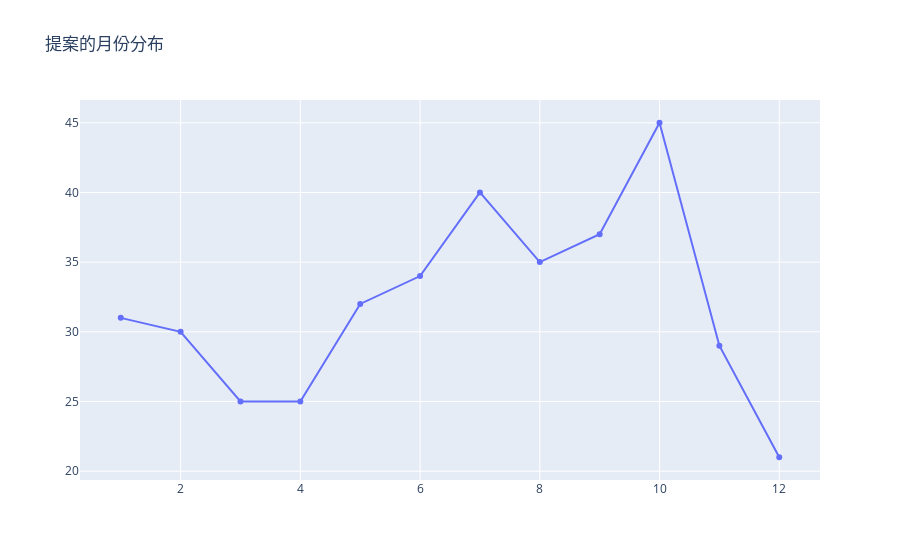

The notebook cell this image was saved under:
### Markdown cell above
提案的月份分布:

### Code cell
#plotly Visualization

data = go.Scatter(
x = df.groupby(df.pro_month).have.sum().index,  
y = df.groupby(df.pro_month).have.sum())

layout = dict(title = '提案的月份分布')

fig = dict(data = data, layout = layout)

py.iplot(fig)

### Figure 1 — Plotly figure (JSON) as saved in the notebook; plotly's stock layout.template omitted (floating-point values rounded to 4 significant figures)
{"data": [{"type": "scatter", "x": [1, 2, 3, 4, 5, 6, 7, 8, 9, 10, 11, 12], "y": [31, 30, 25, 25, 32, 34, 40, 35, 37, 45, 29, 21]}], "layout": {"title": {"text": "提案的月份分布"}}}
